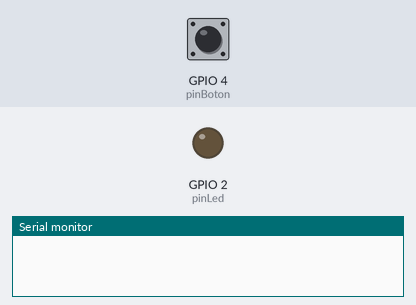
Simulated run of this sketch. Board: ESP32. Shown: output pins drawn as LEDs (lit = HIGH), the last lines printed to the serial monitor. The inputs (shaded band) are chosen by the test bench; at power-on: GPIO 4 (pinBoton) HIGH.

Above: at 1.2 s.
1.3 s: GPIO 4 (pinBoton) pulled LOW for 0.15 s
At 2.0 s:
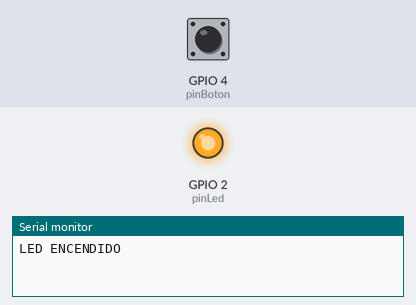
2.9 s: GPIO 4 (pinBoton) pulled LOW for 1 s
At 3.2 s:
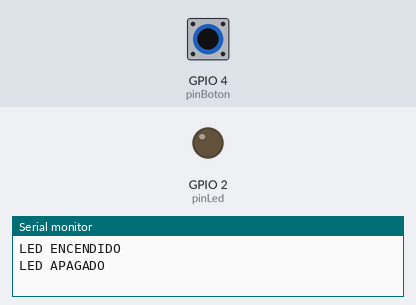
5.4 s: GPIO 4 (pinBoton) pulled LOW for 3.2 s
At 6.3 s:
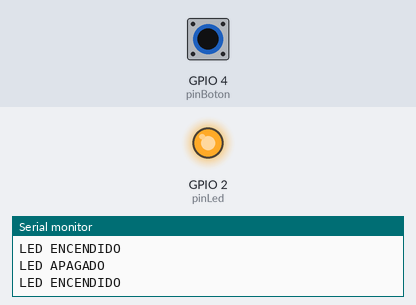
Timing chart, 0 to 8.4 s (numbered marks = the images above; inputs shaded):
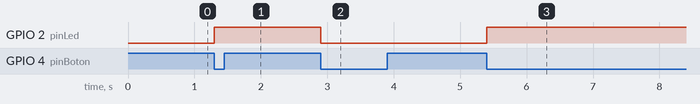

Measured:
- after the input at 1.3 s, GPIO 2 (pinLed): LOW → HIGH at once
- after the input at 2.9 s, GPIO 2 (pinLed): HIGH → LOW at once
- after the input at 5.4 s, GPIO 2 (pinLed): LOW → HIGH at once

The sketch:

encenderLedPresionandoBoton.ino
```cpp
// Pines
int pinBoton = 4;   // Pin del botón
int pinLed   = 2;   // LED integrado (GPIO2)

// Variables
int estadoBoton = HIGH;      // Estado actual del botón
int ultimoEstadoBoton = HIGH; // Último estado leído
int estadoLed = LOW;         // Estado del LED

void setup() {
  Serial.begin(115200);            // Inicia comunicación serie
  pinMode(pinBoton, INPUT_PULLUP); // Botón con resistencia interna pull-up
  pinMode(pinLed, OUTPUT);         // LED como salida
  digitalWrite(pinLed, estadoLed); // Asegura que LED arranque apagado
}

void loop() {
  // Leer botón
  estadoBoton = digitalRead(pinBoton);

  // Detectar flanco de bajada (cuando pasa de NO presionado a PRESIONADO)
  if (estadoBoton == LOW && ultimoEstadoBoton == HIGH) {
    // Cambiar estado del LED (toggle)
    estadoLed = !estadoLed;
    digitalWrite(pinLed, estadoLed);

    if (estadoLed == HIGH) {
      Serial.println("LED ENCENDIDO");
    } else {
      Serial.println("LED APAGADO");
    }

    delay(200); // Anti-rebote
  }

  // Guardar el estado del botón para la próxima lectura
  ultimoEstadoBoton = estadoBoton;
}
```
